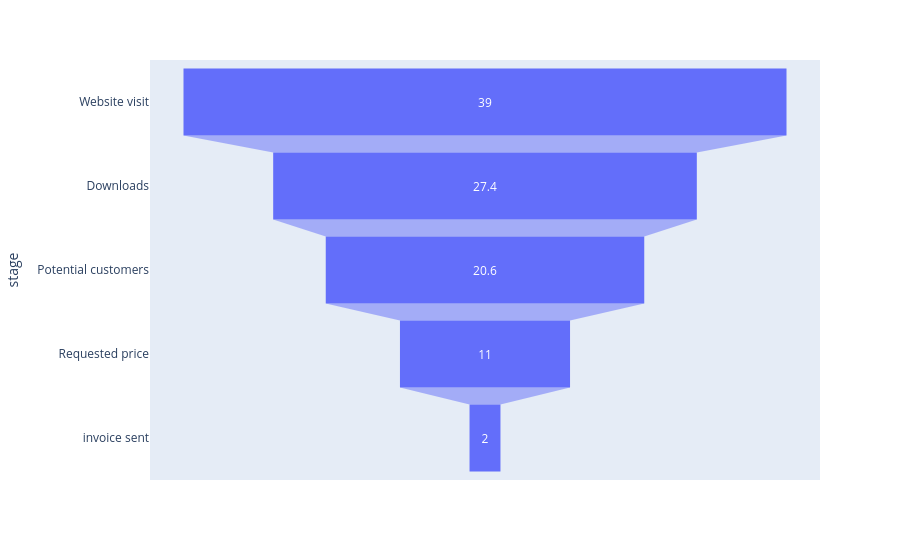

Notebook source saved alongside this figure:
### Code cell
px.funnel(data_frame=df,x='number',y='stage')

### Figure 1 — Plotly figure (JSON) as saved in the notebook; plotly's stock layout.template omitted (floating-point values rounded to 4 significant figures)
{"data": [{"hovertemplate": "number=%{x}<br>stage=%{y}<extra></extra>", "legendgroup": "", "marker": {"color": "#636efa"}, "name": "", "orientation": "h", "showlegend": false, "type": "funnel", "x": [39, 27.4, 20.6, 11, 2], "xaxis": "x", "y": ["Website visit", "Downloads", "Potential customers", "Requested price", "invoice sent"], "yaxis": "y"}], "layout": {"legend": {"tracegroupgap": 0}, "margin": {"t": 60}, "xaxis": {"anchor": "y", "domain": [0, 1], "title": {"text": "number"}}, "yaxis": {"anchor": "x", "domain": [0, 1], "title": {"text": "stage"}}}}
